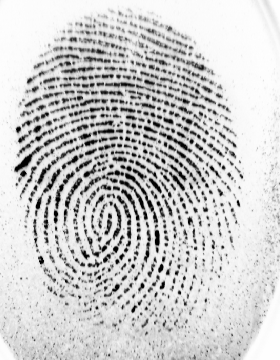
#> input picture Projekt_3/w5.bmp, 280 x 360 px
$ python -i logic.py   (imports and definitions only)
#> lines starting #> are read from the running program, lines starting #| are printed output that depends on the picture
"""
Narzędzia do przetwarzania odcisków palców i szkieletyzacji KMM.
Używane biblioteki: wyłącznie numpy i PIL.

Typowe użycie
-------------
    from PIL import Image
    from image_processor import ImageProcessor

    proc     = ImageProcessor()
    obraz    = Image.open("odcisk.png")

    # Pełny potok (zalecane)
    binarny  = proc.preprocess_fingerprint(obraz)   # uint8, 0 = grzbiet, 255 = tło
    szkielet = proc.KMM(binarny)                     # uint8, 0 = szkielet, 255 = tło

    # Szybka binaryzacja bez Gabora
    szary    = proc._to_gray(obraz)
    binarny  = (szary > 128).astype("uint8") * 255   # 255 = tło, wtedy...
    # ...odwróć konwencję: 0 = grzbiet
    binarny  = 255 - binarny
    szkielet = proc.KMM(binarny)
"""

import numpy as np
from PIL import Image


class ImageProcessor:

    # ══════════════════════════════════════════════════════════════════════
    # ① Operacje morfologiczne
    # ══════════════════════════════════════════════════════════════════════

    def _get_structuring_element(self, size: int, shape: str) -> np.ndarray:
        """Tworzy element strukturalny o podanym rozmiarze i kształcie."""
        se = np.zeros((size, size), dtype=np.uint8)
        c  = size // 2
        if shape == 'ellipse':
            Y, X = np.ogrid[:size, :size]
            se[(Y - c) ** 2 + (X - c) ** 2 <= c ** 2] = 1
        elif shape == 'cross':
            se[c, :] = se[:, c] = 1
        elif shape == 'square':
            se[:] = 1
        return se

    def _to_gray(self, image: Image.Image) -> np.ndarray:
        """Konwertuje obraz PIL do tablicy odcieni szarości (uint8)."""
        return np.array(image.convert('L'))

    def _erode(self, img: np.ndarray, se: np.ndarray) -> np.ndarray:
        """Erozja morfologiczna (minimum lokalne)."""
        pad = se.shape[0] // 2
        p   = np.pad(img, pad, mode='edge')
        out = np.full_like(img, 255)
        for di, dj in np.argwhere(se):
            out = np.minimum(out, p[di:di + img.shape[0], dj:dj + img.shape[1]])
        return out

    def _dilate(self, img: np.ndarray, se: np.ndarray) -> np.ndarray:
        """Dylatacja morfologiczna (maksimum lokalne)."""
        pad = se.shape[0] // 2
        p   = np.pad(img, pad, mode='edge')
        out = np.zeros_like(img)
        for di, dj in np.argwhere(se):
            out = np.maximum(out, p[di:di + img.shape[0], dj:dj + img.shape[1]])
        return out

    def _open(self, img: np.ndarray, se: np.ndarray) -> np.ndarray:
        """Otwarcie morfologiczne (erozja → dylatacja) – usuwa małe obiekty."""
        return self._dilate(self._erode(img, se), se)

    def _close(self, img: np.ndarray, se: np.ndarray) -> np.ndarray:
        """Domknięcie morfologiczne (dylatacja → erozja) – wypełnia małe luki."""
        return self._erode(self._dilate(img, se), se)

    # ══════════════════════════════════════════════════════════════════════
    # ② Splotowanie 2D przez FFT (szybsze niż pętla naiwna)
    # ══════════════════════════════════════════════════════════════════════

    def _convolve2d(self, img: np.ndarray, kernel: np.ndarray) -> np.ndarray:
        """Splot liniowy 2D przez FFT. Zwraca tablicę o tym samym rozmiarze co `img`."""
        sh = tuple(
            int(2 ** np.ceil(np.log2(s + k - 1)))
            for s, k in zip(img.shape, kernel.shape)
        )
        out = np.real(np.fft.ifft2(
            np.fft.fft2(img.astype(np.float64),    sh) *
            np.fft.fft2(kernel.astype(np.float64), sh)
        ))
        ph, pw = kernel.shape[0] // 2, kernel.shape[1] // 2
        return out[ph: ph + img.shape[0], pw: pw + img.shape[1]]

    # ══════════════════════════════════════════════════════════════════════
    # ③ Bank filtrów Gabora
    # ══════════════════════════════════════════════════════════════════════

    def _gabor_kernel(self, size: int, theta: float, freq: float,
                      sigma_perp: float = 4.0,
                      sigma_par:  float = 4.0) -> np.ndarray:
        """
        Rzeczywiste (cosinusoidalne) jądro Gabora skierowane wzdłuż orientacji grzbietu `theta`.

        Układ współrzędnych:
          xr – prostopadle do grzbietu → oś oscylacji sinusoidalnych
          yr – wzdłuż grzbietu         → oś wydłużenia gaussowskiego

        Parametry
        ---------
        size       : rozmiar jądra (zalecana nieparzysta liczba całkowita)
        theta      : orientacja grzbietu w radianach
        freq       : częstotliwość przestrzenna w cyklach/piksel (typowo 1/8 … 1/12)
        sigma_perp : odchylenie standardowe Gaussa prostopadłe do grzbietu
        sigma_par  : odchylenie standardowe Gaussa wzdłuż grzbietu (≥ sigma_perp)
        """
        h            = size // 2
        x, y         = np.meshgrid(np.arange(-h, h + 1), np.arange(-h, h + 1))
        cos_t, sin_t = np.cos(theta), np.sin(theta)
        xr = -x * sin_t + y * cos_t   # oś prostopadła do grzbietów
        yr =  x * cos_t + y * sin_t   # oś wzdłuż grzbietów
        kernel = (np.exp(-0.5 * (xr ** 2 / sigma_perp ** 2 +
                                  yr ** 2 / sigma_par  ** 2))
                  * np.cos(2.0 * np.pi * freq * xr))
        kernel -= kernel.mean()        # zerowa średnia → brak przesunięcia DC
        return kernel

    def _estimate_orientation(self, gray: np.ndarray,
                               block: int = 16) -> np.ndarray:
        """
        Blokowa estymacja orientacji grzbietów metodą kwadratów gradientów
        (Hong, Wan & Jain 1998).

        Zwraca obraz orientacji z wartościami w [0, π),
        gdzie 0 oznacza poziomy grzbiet.
        """
        Kx = np.array([[-1, 0, 1], [-2, 0, 2], [-1, 0, 1]], float)  # filtr Sobela X
        gx = self._convolve2d(gray.astype(float), Kx)
        gy = self._convolve2d(gray.astype(float), Kx.T)              # filtr Sobela Y

        # Komponenty podwójnego kąta: eliminują niejednoznaczność π w orientacji grzbietów
        Vx = 2.0 * gx * gy        # ≈ sin(2θ)
        Vy = gx ** 2 - gy ** 2    # ≈ cos(2θ)

        H, W = gray.shape
        ori  = np.zeros((H, W), float)

        for r in range(0, H, block):
            for c in range(0, W, block):
                bvx = Vx[r:r + block, c:c + block].mean()
                bvy = Vy[r:r + block, c:c + block].mean()
                # θ_grzbiet = ½ · arctan2(Vx, Vy) + π/2
                ori[r:r + block, c:c + block] = \
                    0.5 * np.arctan2(bvx, bvy) + np.pi / 2.0
        return ori

    def gabor_enhance(self, gray: np.ndarray,
                      n_angles:   int   = 8,
                      freq:       float = 1.0 / 9.0,
                      ksize:      int   = 21,
                      sigma_perp: float = 4.0,
                      sigma_par:  float = 4.5) -> np.ndarray:
        """
        Wzmocnienie grzbietów odcisku palca za pomocą kierunkowego banku filtrów Gabora.

        Zakłada, że grzbiecie są CIEMNE na jasnym tle (typowy skaner optyczny).
        Zwraca tablicę float64 w [0, 1], gdzie JASNE wartości odpowiadają grzbietom.

        Strategia
        ---------
        1. Odwróć i znormalizuj, aby grzbiecie stały się jasne.
        2. Splot z jądrami Gabora dla n_angles orientacji.
        3. W każdym pikselu wybierz odpowiedź filtru najbliższego lokalnej orientacji.
        4. Znormalizuj odpowiedź do [0, 1].
        """
        # Odwracamy obraz (ciemne grzbiecie → jasne) i normalizujemy do [0, 1]
        f = gray.astype(np.float64)
        f = (f.max() - f) / (f.max() - f.min() + 1e-8)

        angles  = np.linspace(0, np.pi, n_angles, endpoint=False)
        kernels = [self._gabor_kernel(ksize, t, freq, sigma_perp, sigma_par)
                   for t in angles]

        # Stos wszystkich odpowiedzi Gabora: kształt (n_angles, H, W)
        resps = np.stack([self._convolve2d(f, k) for k in kernels])

        # Orientacja per piksel → indeks najbliższego jądra Gabora
        ori = self._estimate_orientation(gray)
        idx = np.round(
            (ori % np.pi) / np.pi * n_angles
        ).astype(int) % n_angles

        # Wybranie odpowiedzi dopasowanej do lokalnej orientacji (wektoryzowane)
        rows   = np.arange(gray.shape[0])[:, None]
        cols   = np.arange(gray.shape[1])[None, :]
        picked = resps[idx, rows, cols]

        # Normalizacja odpowiedzi do [0, 1]
        picked -= picked.min()
        picked /= (picked.max() + 1e-8)
        return picked

    # ══════════════════════════════════════════════════════════════════════
    # ④ Region zainteresowania (ROI)
    # ══════════════════════════════════════════════════════════════════════

    def _compute_roi(self, gray: np.ndarray,
                     block:      int   = 16,
                     var_thresh: float = 100.0,
                     morph_size: int   = 33) -> np.ndarray:
        """
        Oblicza maskę ROI na podstawie lokalnej wariancji jasności.

        Obszary o niskiej wariancji (jednolite tło lub szum na brzegach obrazu)
        są wykluczane z dalszego przetwarzania. Maska jest wygładzana morfologicznie,
        aby usunąć artefakty wynikające z podziału blokowego.

        Parametry
        ---------
        block      : rozmiar bloku (piksele) do obliczania wariancji lokalnej
        var_thresh : minimalna wariancja wymagana do zakwalifikowania bloku jako ROI
        morph_size : rozmiar elementu strukturalnego do morfologicznego wygładzania maski

        Zwraca
        ------
        Tablicę bool: True = piksel wewnątrz ROI (zawiera linie papilarne).
        """
        H, W  = gray.shape
        maska = np.zeros((H, W), dtype=np.uint8)
        f     = gray.astype(float)

        # Bloki o wystarczającej wariancji → wewnątrz ROI
        for r in range(0, H, block):
            for c in range(0, W, block):
                blok = f[r:r + block, c:c + block]
                if blok.var() >= var_thresh:
                    maska[r:r + block, c:c + block] = 255

        # Domknięcie + otwarcie: wypełnia dziury wewnątrz ROI i usuwa małe wyspy
        se    = self._get_structuring_element(morph_size, 'ellipse')
        maska = self._open(self._close(maska, se), se)
        return maska > 0

    # ══════════════════════════════════════════════════════════════════════
    # ⑤ Pełny potok przetwarzania wstępnego odcisku palca
    # ══════════════════════════════════════════════════════════════════════

    def preprocess_fingerprint(self,
                                image:      Image.Image,
                                threshold:  int   = 128,
                                freq:       float = 1.0 / 9.0,
                                n_angles:   int   = 8,
                                ksize:      int   = 21,
                                sigma_perp: float = 4.0,
                                sigma_par:  float = 4.5,
                                morph_size: int   = 3,
                                roi_block:  int   = 16,
                                roi_var:    float = 100.0) -> np.ndarray:
        """
        Pełny potok przetwarzania wstępnego:
            skala szarości → wzmocnienie Gaborem → binaryzacja progowa → maska ROI

        Zwraca
        ------
        uint8 ndarray –  0 = piksel grzbietu (czarny linia),  255 = tło (białe).
        Wynik można przekazać bezpośrednio do KMM().

        Parametry
        ----------
        threshold  : próg binaryzacji (0–255) nakładany na wzmocniony obraz Gabora.
                     Piksele o wartości >= threshold → grzbiet (0, czarny).
                     Piksele o wartości  < threshold → tło    (255, białe).
                     Wartość domyślna 128 = połowa zakresu; dostosuj empirycznie:
                       wyższy próg  → mniej grzbietów (surowsza selekcja),
                       niższy próg  → więcej grzbietów (łagodniejsza selekcja).
        freq       : częstotliwość przestrzenna grzbietów (cykle/piksel).
                     Domyślnie 1/9 ≈ 500 dpi.
        n_angles   : liczba orientacji banku Gabora.
        ksize      : rozmiar jądra Gabora w pikselach (powinna być nieparzysta).
        sigma_perp : σ Gabora prostopadłe do grzbietu.
        sigma_par  : σ Gabora wzdłuż grzbietu (wydłużenie filtru).
        morph_size : rozmiar elementu strukturalnego do morfologicznego czyszczenia.
        roi_block  : rozmiar bloku (piksele) do wyznaczania ROI.
        roi_var    : próg wariancji do wyznaczania ROI.
        """
        szary = self._to_gray(image)

        # ① Wzmocnienie grzbietów filtrem Gabora
        #    Wynik: float [0, 1], JASNE wartości = grzbiecie
        wzmocniony = self.gabor_enhance(szary,
                                        n_angles=n_angles, freq=freq,
                                        ksize=ksize,
                                        sigma_perp=sigma_perp,
                                        sigma_par=sigma_par)

        # ② Morfologiczne czyszczenie wzmocnionego obrazu
        #    Domknięcie zamyka drobne luki w grzbietach; otwarcie usuwa szum
        wzmU8 = (wzmocniony * 255).astype(np.uint8)
        se    = self._get_structuring_element(morph_size, 'ellipse')
        wzmU8 = self._open(self._close(wzmU8, se), se)

        # ③ Binaryzacja z podanym progiem
        #    Jasny piksel (wzmU8 >= threshold) = grzbiet → 0  (czarny)
        #    Ciemny piksel (wzmU8  < threshold) = tło    → 255 (biały)
        binarny = np.where(wzmU8 >= threshold,
                           np.uint8(0),
                           np.uint8(255))

        # ④ Wyznaczenie i zastosowanie maski ROI
        #    Piksele poza ROI (szum na brzegach, tło skanera) → tło (255)
        roi = self._compute_roi(szary,
                                block=roi_block,
                                var_thresh=roi_var,
                                morph_size=max(3, roi_block * 2 + 1))
        binarny[~roi] = 255

        return binarny

    # ══════════════════════════════════════════════════════════════════════
    # ⑥ Szkieletyzacja KMM  (Saeed, Rybnik, Tabędzki, Adamski 2002)
    # ══════════════════════════════════════════════════════════════════════

    # [219 lines left out: functions KMM, skeletonize, not called in this run]

    import numpy as np

    # def skeletonize(self, image: np.ndarray, kernel: np.ndarray = None) -> np.ndarray:
    #     """
    #     Szkieletyzacja morfologiczna oparta wyłącznie na NumPy i metodach klasy.
    #     Konwencja: obiekt = jasne piksele (>0), tło = czarne piksele (0).
    #     """
    #     # Jeśli nie podano kernela, pobieramy domyślny z metody klasy
    #     if kernel is None:
    #         kernel = self._get_structuring_element(3, 'cross')

    #     # Dodajemy 1-pikselową ramkę zer, aby zapobiec nieskończonej pętli
    #     # w przypadku, gdy obiekt dotyka krawędzi obrazu.
    #     img = np.pad(image.copy(), 1, mode='constant', constant_values=0)
    #     skeleton = np.zeros_like(img)

    #     # Główna pętla szkieletyzacji Lantuéjoula
    #     while img.max() > 0:  # img.max() > 0 jest szybsze i bezpieczniejsze niż np.sum() == 0
    #         # Zastępujemy cv.erode i cv.dilate wewnętrznymi metodami
    #         erosion = self._erode(img, kernel)
    #         dilatate = self._dilate(erosion, kernel)

    #         # Bezpieczne odejmowanie zapobiegające błędom underflow (wartości ujemnych)
    #         subs_img = np.clip(
    #             img.astype(np.int16) - dilatate.astype(np.int16), 0, 255
    #         ).astype(np.uint8)

    #         # Zastępujemy cv.bitwise_or operatorem np.maximum (dla maski 0 i 255 działa identycznie)
    #         skeleton = np.maximum(skeleton, subs_img)

    #         # Aktualizujemy obraz do kolejnej iteracji
    #         img = erosion

    #     # Odcinamy pomocniczą ramkę
    #     skeleton = skeleton[1:-1, 1:-1]

    #     # =====================================================================
    #     # ORYGINALNY POST-PROCESSING Z PRZESUNIĘCIAMI (Przetłumaczony na NumPy)
    #     # Odkomentuj poniższy kod tylko wtedy, gdy na pewno go potrzebujesz!
    #     # =====================================================================

    #     # Przesunięcie w dół
    #     down = np.zeros_like(skeleton)
    #     down[1:-1, :] = skeleton[0:-2, :]
    #     down_mask = np.clip(down.astype(np.int16) - skeleton.astype(np.int16), 0, 255).astype(np.uint8)
    #     down_mask[0:-2, :] = down_mask[1:-1, :]

    #     # Przesunięcie w lewo
    #     left = np.zeros_like(skeleton)
    #     left[:, 1:-1] = skeleton[:, 0:-2]
    #     left_mask = np.clip(left.astype(np.int16) - skeleton.astype(np.int16), 0, 255).astype(np.uint8)
    #     left_mask[:, 0:-2] = left_mask[:, 1:-1]

    #     # Zastąpienie obrazu samą maską 'down_mask' (zgodnie z oryginalnym cv.bitwise_or)
    #     skeleton = down_mask.copy()


    #     # Finalne formatowanie wyjścia
    #     output = np.zeros_like(skeleton)
    #     output[skeleton < 250] = 255

    #     return output

        # ══════════════════════════════════════════════════════════════════════
    # ⑧ Wykrywanie minucji metodą liczby skrzyżowań (crossing number)
    # ══════════════════════════════════════════════════════════════════════

    # [111 lines left out: functions detect_minutiae, rysuj_minucje, not called in this run]

>>> from PIL import Image
>>> picture = Image.open('../w5.bmp')
#> picture is the input picture: PIL image 280x360 L; min 1, max 254, mean 204.8
>>> result = ImageProcessor().preprocess_fingerprint(picture)
#> in gabor_enhance, `f = (f.max() - f) / (f.max() - f.min() + 1e-8)`:
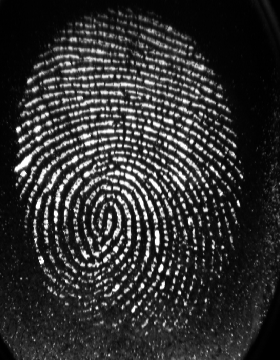
#> f: shape (360, 280) float64; min 0, max 1, mean 0.195
#> in _estimate_orientation, `Vy = gx ** 2 - gy ** 2`:
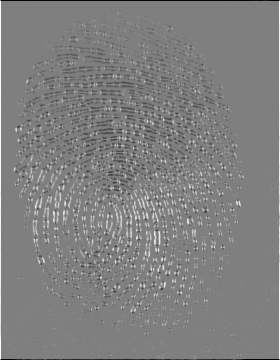
#> Vy: shape (360, 280) float64; min -1032256, max 1032256, mean 6727.2; drawn with min black and max white
#> after the loop in _estimate_orientation, `for r in range(0, H, block):`:
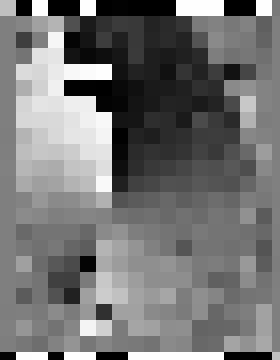
#> ori: shape (360, 280) float64; min 0.000229, max 3.14, mean 1.44; drawn with min black and max white
#> in gabor_enhance, `idx = np.round( (ori % np.pi) / np.pi * n_angles ).astype(int) % n_ang..`:
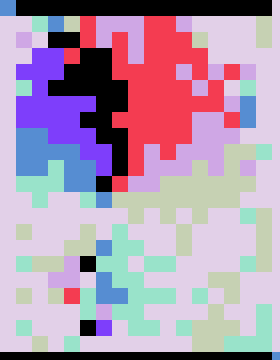
#> idx: shape (360, 280) int64; 8 distinct labels, from 0 to 7; one colour per label, 0 black
#> after the loop in _dilate, `for di, dj in np.argwhere(se):`:
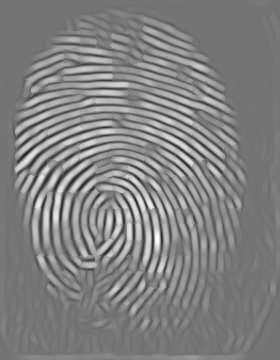
#> out: shape (360, 280); min 27, max 254, mean 129
#> in _erode, `pad = se.shape[0] // 2`: pad = 1
#> after the loop in _erode (call 2), `for di, dj in np.argwhere(se):`:
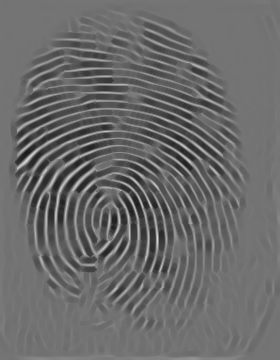
#> out: shape (360, 280); min 27, max 216, mean 106.4
#> the loop in _dilate (call 2), `for di, dj in np.argwhere(se):` made 5 passes
#> pass 1, in _dilate (call 2), `out = np.maximum(out, p[di:di + img.shape[0], dj:dj + img.shape[1]])`:
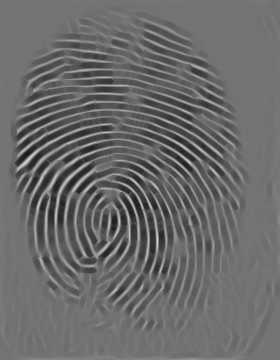
#> out: shape (360, 280); min 27, max 216, mean 106.4
